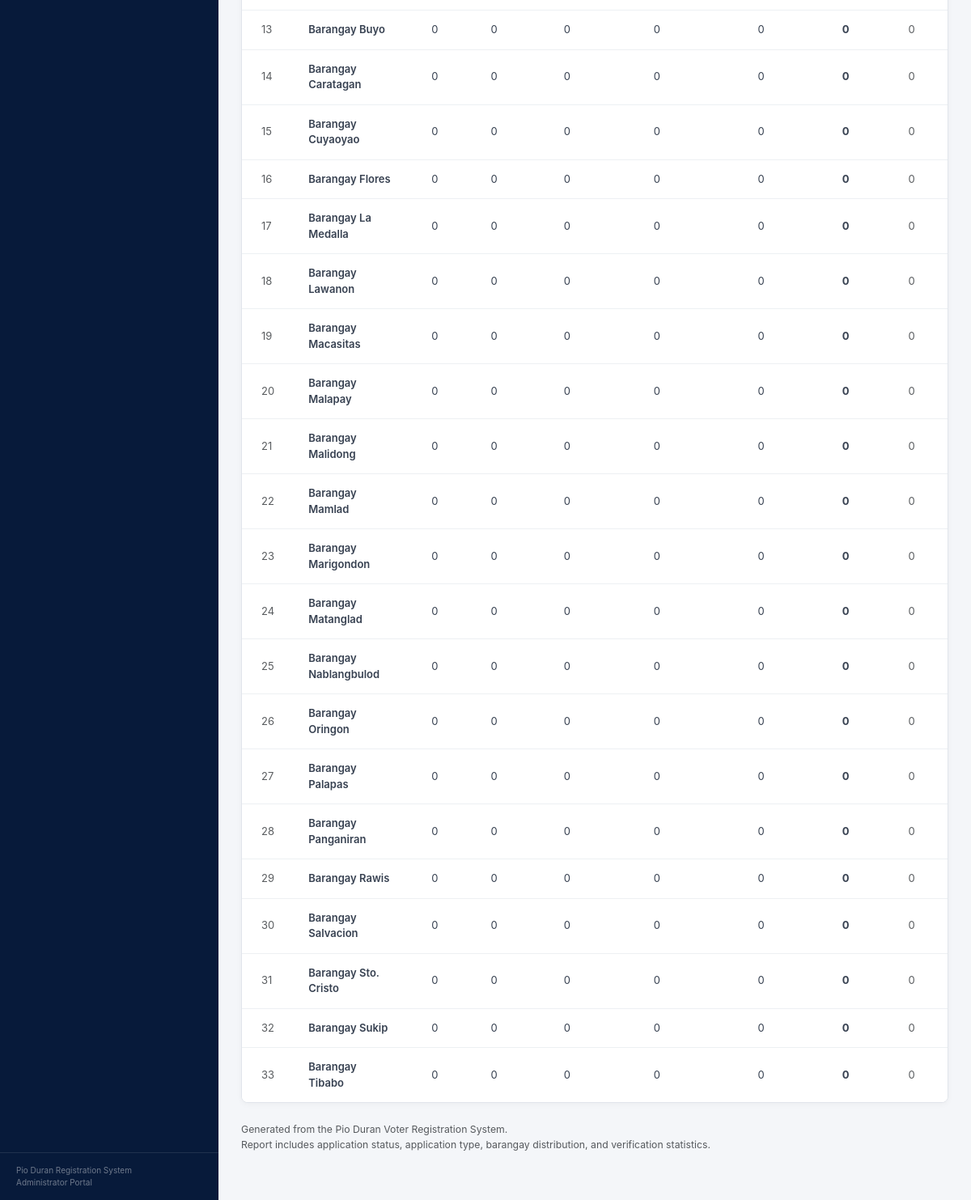
/comelec/admin-reports/ (signed in, lower part), run on an earlier commit of the app's database.
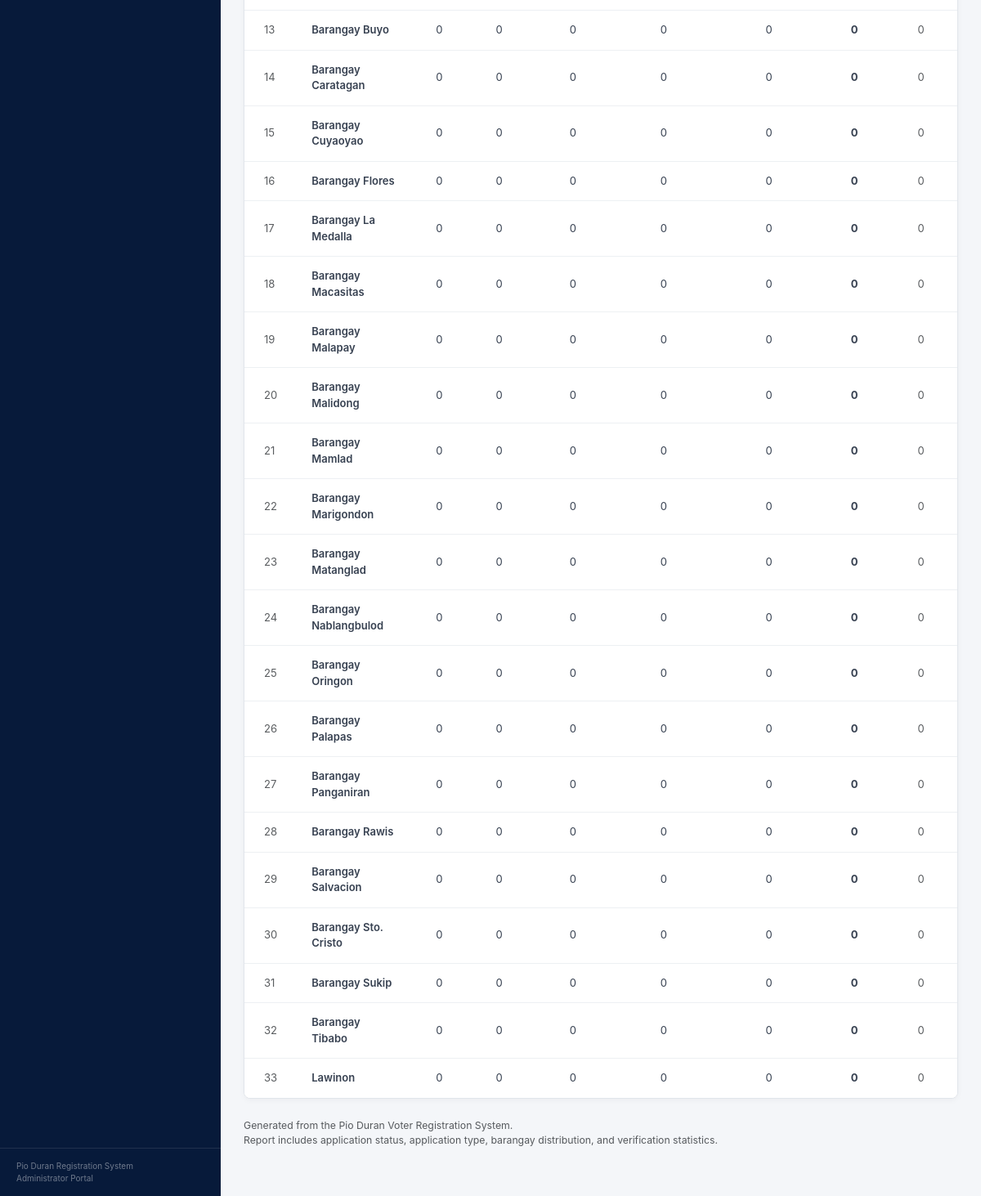
And on a later commit of the database.
### Applicants/models.py (models this page shows, shortened)
class Barangay(models.Model):
    name = models.CharField(max_length=255, unique=True)

### core/views.py (the view, shortened to what this page needs)
@login_required
def admin_reports(request):
    access = admin_superuser_required(request)
    if access:
        return access
    date_from = request.GET.get("date_from", "").strip()
    date_to = request.GET.get("date_to", "").strip()
    application_type = request.GET.get(
        "application_type",
        ""
    ).strip()
    barangay_id = request.GET.get(
        "barangay",
        ""
    ).strip()
    applicants = Applicant.objects.select_related(
        "brgy"
    ).all()
    update_requests = ApplicantUpdateRequest.objects.select_related(
        "applicant",
        "brgy"
    ).all()
    transfer_requests = ApplicantTransferRequest.objects.select_related(
        "applicant",
        "current_brgy",
        "new_brgy"
    ).all()
    reactivation_requests = ApplicantReactivationRequest.objects.select_related(
        "applicant"
    ).all()
    reinstatement_requests = ApplicantReinstatementRequest.objects.select_related(
        "applicant"
    ).all()
    new_total = applicants.count()
    update_total = update_requests.count()
    transfer_total = transfer_requests.count()
    reactivation_total = reactivation_requests.count()
    reinstatement_total = reinstatement_requests.count()
    total_applications = (
        new_total
        + update_total
        + transfer_total
        + reactivation_total
        + reinstatement_total
    )
    pending_total = (
        applicants.filter(status="PENDING").count()
        + update_requests.filter(status="PENDING").count()
        + transfer_requests.filter(status="PENDING").count()
        + reactivation_requests.filter(status="PENDING").count()
        + reinstatement_requests.filter(status="PENDING").count()
    )
    review_total = (
        applicants.filter(status="REVIEW").count()
        + update_requests.filter(status="REVIEW").count()
        + transfer_requests.filter(status="REVIEW").count()
        + reactivation_requests.filter(status="REVIEW").count()
        + reinstatement_requests.filter(status="REVIEW").count()
    )
    approved_total = (
        applicants.filter(status="APPROVED").count()
        + update_requests.filter(status="APPROVED").count()
        + transfer_requests.filter(status="APPROVED").count()
        + reactivation_requests.filter(status="APPROVED").count()
        + reinstatement_requests.filter(status="APPROVED").count()
    )
    disapproved_total = (
        applicants.filter(status="DISAPPROVED").count()
        + update_requests.filter(status="DISAPPROVED").count()
        + transfer_requests.filter(status="DISAPPROVED").count()
        + reactivation_requests.filter(status="DISAPPROVED").count()
        + reinstatement_requests.filter(status="DISAPPROVED").count()
    )
    verified_total = applicants.filter(
        status="APPROVED",
        verification_status="VERIFIED",
        is_active=True,
        biometric__biometrics_completed=True,
        biometric__completed=True,
    ).count()
    biometrics_pending_total = applicants.filter(
        status="APPROVED",
        verification_status="BIOMETRICS_PENDING"
    ).count()
    suspended_total = applicants.filter(
        is_active=False
    ).count()
    application_type_report = [
        {
            "code": "NEW",
            "name": "New Registration",
            "total": new_total,
            "pending": applicants.filter(
                status="PENDING"
            ).count(),
            "review": applicants.filter(
                status="REVIEW"
            ).count(),
            "approved": applicants.filter(
                status="APPROVED"
            ).count(),
            "disapproved": applicants.filter(
                status="DISAPPROVED"
            ).count(),
        },
        {
            "code": "UPDATE",
            "name": "Update Information",
            "total": update_total,
            "pending": update_requests.filter(
                status="PENDING"
            ).count(),
            "review": update_requests.filter(
                status="REVIEW"
            ).count(),
            "approved": update_requests.filter(
                status="APPROVED"
            ).count(),
            "disapproved": update_requests.filter(
                status="DISAPPROVED"
            ).count(),
        },
        {
            "code": "TRANSFER",
            "name": "Transfer",
            "total": transfer_total,
            "pending": transfer_requests.filter(
                status="PENDING"
            ).count(),
            "review": transfer_requests.filter(
                status="REVIEW"
            ).count(),
            "approved": transfer_requests.filter(
                status="APPROVED"
            ).count(),
            "disapproved": transfer_requests.filter(
                status="DISAPPROVED"
            ).count(),
        },
        {
            "code": "REACTIVATION",
            "name": "Reactivation",
            "total": reactivation_total,
            "pending": reactivation_requests.filter(
                status="PENDING"
            ).count(),
            "review": reactivation_requests.filter(
                status="REVIEW"
            ).count(),
            "approved": reactivation_requests.filter(
                status="APPROVED"
            ).count(),
            "disapproved": reactivation_requests.filter(
                status="DISAPPROVED"
            ).count(),
        },
        {
            "code": "REINSTATEMENT",
            "name": "Reinstatement",
            "total": reinstatement_total,
            "pending": reinstatement_requests.filter(
                status="PENDING"
            ).count(),
            "review": reinstatement_requests.filter(
                status="REVIEW"
            ).count(),
            "approved": reinstatement_requests.filter(
                status="APPROVED"
            ).count(),
            "disapproved": reinstatement_requests.filter(
                status="DISAPPROVED"
            ).count(),
        },
    ]
    barangays = Barangay.objects.all().order_by(
        "name"
    )
    barangay_report = []
    for barangay in barangays:
        new_count = applicants.filter(
            brgy=barangay
        ).count()
        update_count = update_requests.filter(
            brgy=barangay
        ).count()
        transfer_count = transfer_requests.filter(
            Q(current_brgy=barangay) |
            Q(new_brgy=barangay)
        ).count()
        reactivation_count = reactivation_requests.filter(
            applicant__brgy=barangay
        ).count()
        reinstatement_count = reinstatement_requests.filter(
            applicant__brgy=barangay
        ).count()
        total = (
            new_count
            + update_count
            + transfer_count
            + reactivation_count
            + reinstatement_count
        )
        verified = applicants.filter(
            brgy=barangay,
            status="APPROVED",
            verification_status="VERIFIED",
            is_active=True,
            biometric__biometrics_completed=True,
            biometric__completed=True,
        ).count()
        barangay_report.append({
            "id": barangay.id,
            "name": barangay.name,
            "new": new_count,
            "update": update_count,
            "transfer": transfer_count,
            "reactivation": reactivation_count,
            "reinstatement": reinstatement_count,
            "total": total,
            "verified": verified,
        })
    application_chart_labels = [
        item["name"]
        for item in application_type_report
    ]
    application_chart_data = [
        item["total"]
        for item in application_type_report
    ]
    barangay_chart_labels = [
        item["name"]
        for item in barangay_report
        if item["total"] > 0
    ]
    barangay_chart_data = [
        item["total"]
        for item in barangay_report
        if item["total"] > 0
    ]
    status_chart_labels = [
        "Pending",
        "Review",
        "Approved",
        "Disapproved",
    ]
    status_chart_data = [
        pending_total,
        review_total,
        approved_total,
        disapproved_total,
    ]
    return render(
        request,
        "comelec/reports.html",
        {
            "date_from": date_from,
            "date_to": date_to,
            "application_type": application_type,
            "barangay_id": barangay_id,
            "total_applications": total_applications,
            "new_total": new_total,
            "update_total": update_total,
            "transfer_total": transfer_total,
            "reactivation_total": reactivation_total,
            "reinstatement_total": reinstatement_total,
            "pending_total": pending_total,
            "review_total": review_total,
            "approved_total": approved_total,
            "disapproved_total": disapproved_total,
            "verified_total": verified_total,
            "biometrics_pending_total": biometrics_pending_total,
            "suspended_total": suspended_total,
            "application_type_report": application_type_report,
            "barangay_report": barangay_report,
            "barangays": barangays,
            "application_chart_labels": application_chart_labels,
            "application_chart_data": application_chart_data,
            "barangay_chart_labels": barangay_chart_labels,
            "barangay_chart_data": barangay_chart_data,
            "status_chart_labels": status_chart_labels,
            "status_chart_data": status_chart_data,
        }
    )

### core/views.py (called while the page is built)
def admin_superuser_required(request):
    if not request.user.is_authenticated:
        return redirect("admin-login")
    if not request.user.is_superuser:
        logout(request)
        return redirect("admin-login")
    return None

### templates/comelec/reports.html (shortened to what this page needs)
{% extends "admin.html" %}
{% block content %}
<div class="report-page">
    <div class="report-table-card mb-4">
        <div class="card-body p-0">
            <div class="table-responsive">
                <table class="
                    table
                    report-table
                    align-middle
                ">
                    <tbody>
                        {% for item in barangay_report %}
                        <tr>
                            <td class="px-4 text-muted">
                                {{ forloop.counter }}
                            </td>
                            <td class="fw-semibold">
                                {{ item.name }}
                            </td>
                            <td class="text-center">
                                {{ item.new }}
                            </td>
                            <td class="text-center">
                                {{ item.update }}
                            </td>
                            <td class="text-center">
                                {{ item.transfer }}
                            </td>
                            <td class="text-center">
                                {{ item.reactivation }}
                            </td>
                            <td class="text-center">
                                {{ item.reinstatement }}
                            </td>
                            <td class="text-center fw-bold">
                                {{ item.total }}
                            </td>
                            <td class="text-center">
                                {% if item.verified > 0 %}
                                    <span class="
                                        report-badge
                                        report-badge-verified
                                    ">
                                        {{ item.verified }}
                                    </span>
                                {% else %}
                                    <span class="text-muted">
                                        0
                                    </span>
                                {% endif %}
                            </td>
                        </tr>
                        {% endfor %}
                    </tbody>
                </table>
            </div>
        </div>
    </div>
    <div class="text-muted small mb-4">
        <div>
            Generated from the Pio Duran Voter Registration System.
        </div>
        <div>
            Report includes application status, application type,
            barangay distribution, and verification statistics.
        </div>
    </div>
</div>
{% endblock %}

What changed in the data, as far as the page shows it:
removed Barangay: name "Barangay Lawanon"
added Barangay: name "Lawinon"
Also different on the page:
new list line: "33 0 0 0 0 0 0 0"
list line gone: "18 0 0 0 0 0 0 0"
